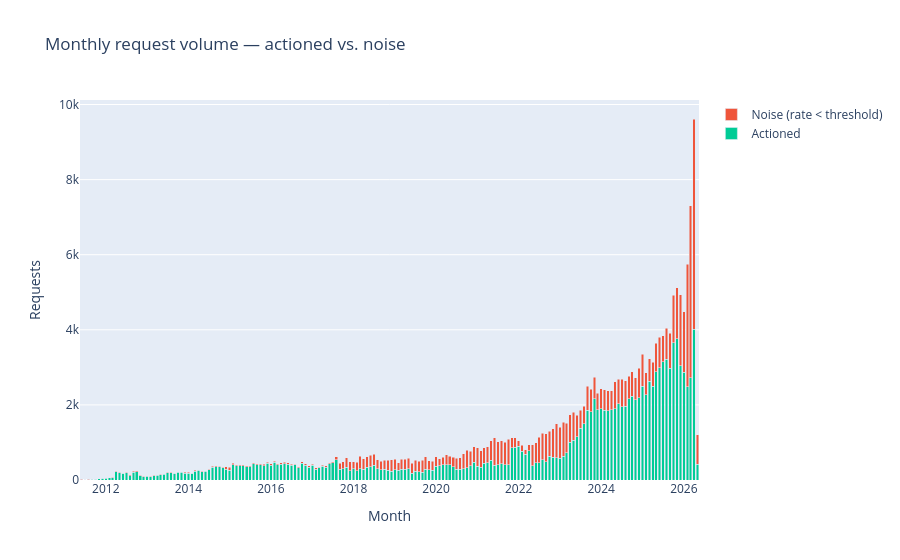

Notebook source saved alongside this figure:
### Markdown cell above
## 3 — Request volume over time

### Code cell
monthly = (
    req.groupby('year_month')
    .agg(
        total=('request_id', 'count'),
        actioned=('removal_rate', lambda s: (s >= ACTION_THRESHOLD).sum()),
    )
    .reset_index()
)
monthly['noise'] = monthly['total'] - monthly['actioned']

fig = go.Figure()
fig.add_trace(go.Bar(
    x=monthly['year_month'], y=monthly['actioned'],
    name='Actioned', marker_color='#00CC96',
))
fig.add_trace(go.Bar(
    x=monthly['year_month'], y=monthly['noise'],
    name='Noise (rate < threshold)', marker_color='#EF553B',
))
fig.update_layout(
    barmode='stack',
    title='Monthly request volume — actioned vs. noise',
    xaxis_title='Month', yaxis_title='Requests',
)
fig.show()

### Figure 1 — Plotly figure (JSON) as saved in the notebook; plotly's stock layout.template omitted (floating-point values rounded to 4 significant figures; data arrays with more than 128 entries replaced by an {"elided": "..."} marker saying what was removed)
{"data": [{"marker": {"color": "#00CC96"}, "name": "Actioned", "type": "bar", "x": {"elided": "180 str values"}, "y": {"elided": "180 int values"}}, {"marker": {"color": "#EF553B"}, "name": "Noise (rate < threshold)", "type": "bar", "x": {"elided": "180 str values"}, "y": {"elided": "180 int values"}}], "layout": {"barmode": "stack", "title": {"text": "Monthly request volume — actioned vs. noise"}, "xaxis": {"title": {"text": "Month"}}, "yaxis": {"title": {"text": "Requests"}}}}
